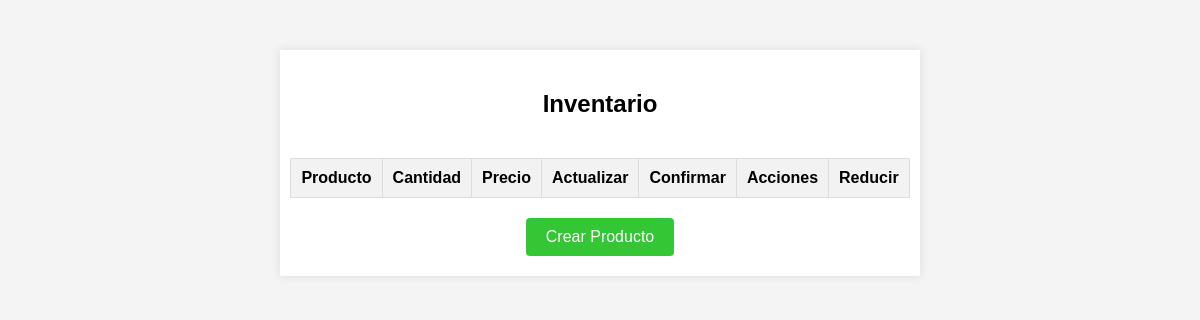
The page /programa/php/ver_inventario.php on the database as committed earlier.
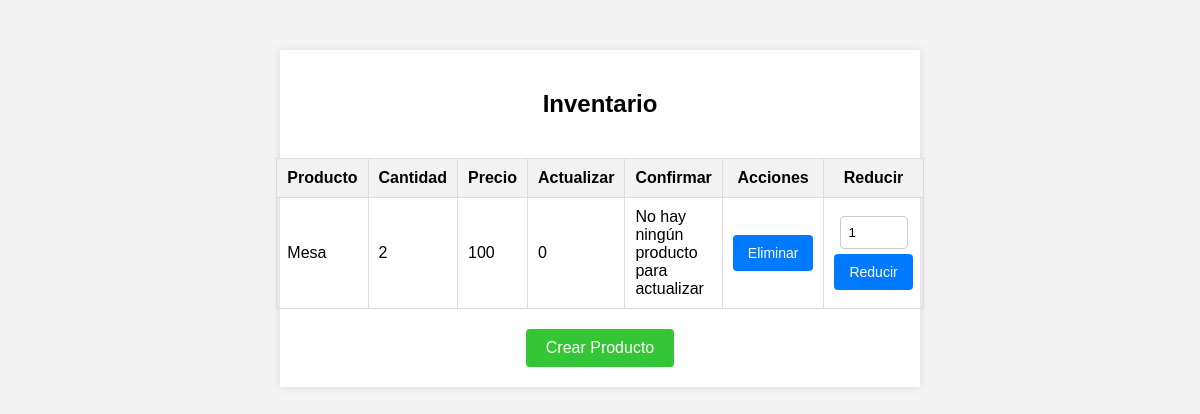
The same page on the database as committed later.
### tables this page shows
CREATE TABLE `inventario` (
  `ID` int(11) NOT NULL,
  `nombre` varchar(200) NOT NULL,
  `cantidad` int(11) NOT NULL,
  `precio` double NOT NULL,
  `precio_promedio` double NOT NULL,
  `foto` varchar(200) NOT NULL,
  `fecha` datetime DEFAULT current_timestamp() ON UPDATE current_timestamp(),
  `Unidades` varchar(255) NOT NULL,
  `cantidad_necesaria` int(11) NOT NULL DEFAULT 0,
  `codigo_registro` varchar(255) DEFAULT NULL,
  `pendiente` int(11) NOT NULL DEFAULT 0,
  `precio_despacho` decimal(10,2) DEFAULT NULL,
  `tipo` enum('PRODUCTO','MATERIAL') NOT NULL
);

### programa/php/ver_inventario.php (the view, shortened to what this page needs)
<!DOCTYPE html>
<html lang="es">
<head>
    <link rel="stylesheet" href="../css/estilo.css">
</head>
<body>
<div class="container">
    <h2>Inventario</h2>
    <table>
        <thead>
            <tr>
                <th>Producto</th>
                <th>Cantidad</th>
				<th>Precio</th>
                <th>Actualizar</th>
                <th>Confirmar</th>
                <th>Acciones</th>
                <th>Reducir</th>
            </tr>
        </thead>
        <tbody>
            <?php
            $conexion = mysqli_connect("localhost", "jose", "040500", "proyecto_web");
            $consulta = "SELECT * FROM inventario WHERE tipo = 'PRODUCTO'";
            $resultado = mysqli_query($conexion, $consulta);
            while ($fila = mysqli_fetch_assoc($resultado)) {
                echo "<tr>";
                echo "<td>" . $fila['nombre'] . "</td>";
                echo "<td>" . $fila['cantidad'] . "</td>";
				echo "<td>" . $fila['precio'] . "</td>";
                echo "<td>" . $fila['pendiente'] . "</td>";
                if ($fila['pendiente'] > 0) {
                    echo "<td><a href='confirmar.php?id=" . $fila['ID'] . "'>Confirmar</a></td>";
                } else {
                    echo "<td>No hay ningún producto para actualizar</td>";
                }
                echo "<td>
                        <form action='procesar.php' method='post'>
                            <input type='hidden' name='producto_id' value='".$fila['ID']."'>
                            <input type='submit' name='eliminarProducto' value='Eliminar'>
                        </form>
                      </td>";
                echo "<td>
                        <form action='procesar.php' method='post'>
                            <input type='hidden' name='producto_id' value='".$fila['ID']."'>
                            <input type='number' name='cantidad_eliminar' value='1' min='1' max='".$fila['cantidad']."' style='width: 50px;'>
                            <input type='submit' name='reducirProducto' value='Reducir'>
                        </form>
                      </td>";
                echo "</tr>";
            }
            ?>
        </tbody>
    </table>
    <a href="index_despacho.php" class="create-product-btn">Crear Producto</a>
</div>
</body>
</html>

Rows that differ between the two databases and show on the page:
added inventario: nombre "Mesa", cantidad "2", precio "100", pendiente "0", shows "No hay ningún producto para actualizar"
